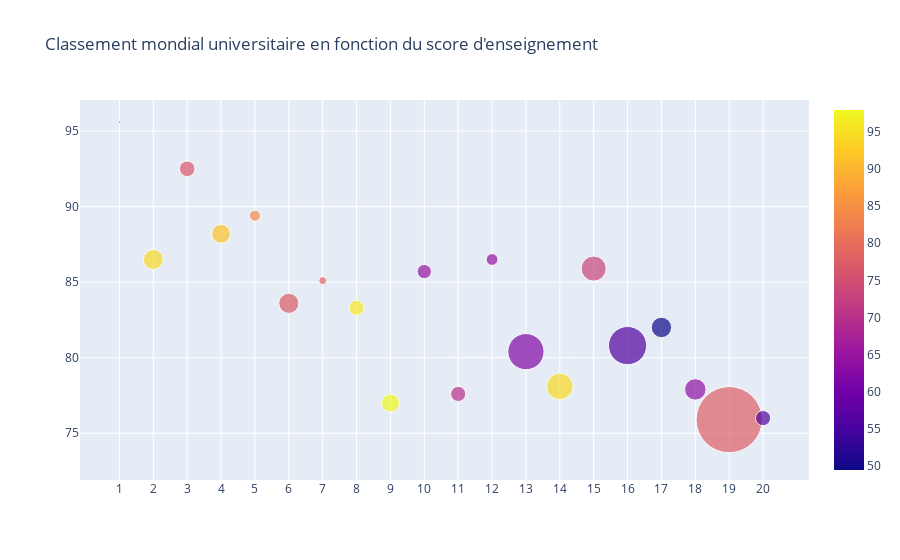

Source (notebook cell):
### Markdown cell above
<a id="6"></a> <br>
<font color='purple'>
## 6. Bubble Charts

<font color='black'>
Exemple de graphiques à bulles: classement mondial universitaire (20 premiers) en fonction du score d'enseignement (en considérant le nombre d'étudiants (taille) et le score international (couleur) en 2016)

* x : axe des x
* y : axe des y 
* mode : marqueurs (scatter)
* marker : propriétés du marqueur
    * color : troisième dimension du tracé. Score international
    * size : quatrième dimension de la parcelle. Nombre d'étudiants
* text : noms des universités

### Code cell
# Préparation des données
df2016 = timesData[timesData.year == 2016].iloc[:20,:]
num_students_size  = [float(each.replace(',', '.')) for each in df2016.num_students]
#replace is wrong cause ',' is for thousand
international_color = [float(each) for each in df2016.international]

data = [
    {
        'y': df2016.teaching,
        'x': df2016.world_rank,
        'mode': 'markers',
        'marker': {
            'color': international_color,
            'size': num_students_size,
            'showscale': True
        },
        "text" :  df2016.university_name
    }   
]
#not convinced:
layout = {"title" : "Classement mondial universitaire en fonction du score d'enseignement"}

fig = go.Figure(data=data, layout=layout)
iplot(fig)

### Figure 1 — Plotly figure (JSON) as saved in the notebook; plotly's stock layout.template omitted (floating-point values rounded to 4 significant figures)
{"data": [{"marker": {"color": [64, 94.4, 76.3, 91.5, 84, 77.2, 78.5, 96, 97.9, 65, 70, 64.3, 61.9, 94.4, 73.5, 56.4, 49.5, 63.9, 77.8, 56.5], "showscale": true, "size": [2.243, 19.92, 15.6, 18.81, 11.07, 20.15, 7.929, 15.06, 18.18, 14.22, 15.13, 11.75, 36.19, 26.61, 25.05, 38.21, 20.38, 21.42, 66.2, 15.17]}, "mode": "markers", "text": ["California Institute of Technology", "University of Oxford", "Stanford University", "University of Cambridge", "Massachusetts Institute of Technology", "Harvard University", "Princeton University", "Imperial College London", "ETH Zurich – Swiss Federal Institute of Technology Zurich", "University of Chicago", "Johns Hopkins University", "Yale University", "University of California, Berkeley", "University College London", "Columbia University", "University of California, Los Angeles", "University of Pennsylvania", "Cornell University", "University of Toronto", "Duke University"], "type": "scatter", "x": ["1", "2", "3", "4", "5", "6", "7", "8", "9", "10", "11", "12", "13", "14", "15", "16", "17", "18", "19", "20"], "y": [95.6, 86.5, 92.5, 88.2, 89.4, 83.6, 85.1, 83.3, 77, 85.7, 77.6, 86.5, 80.4, 78.1, 85.9, 80.8, 82, 77.9, 75.9, 76]}], "layout": {"title": {"text": "Classement mondial universitaire en fonction du score d'enseignement"}}}
